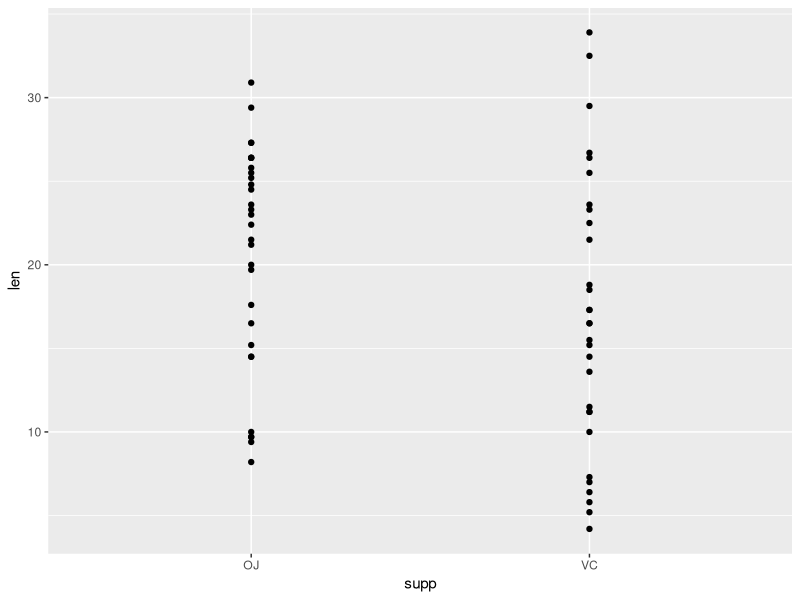
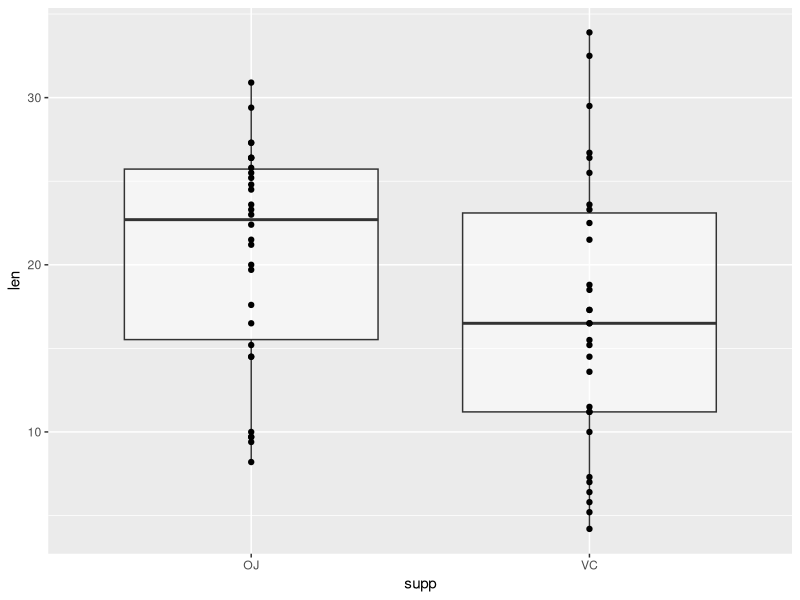
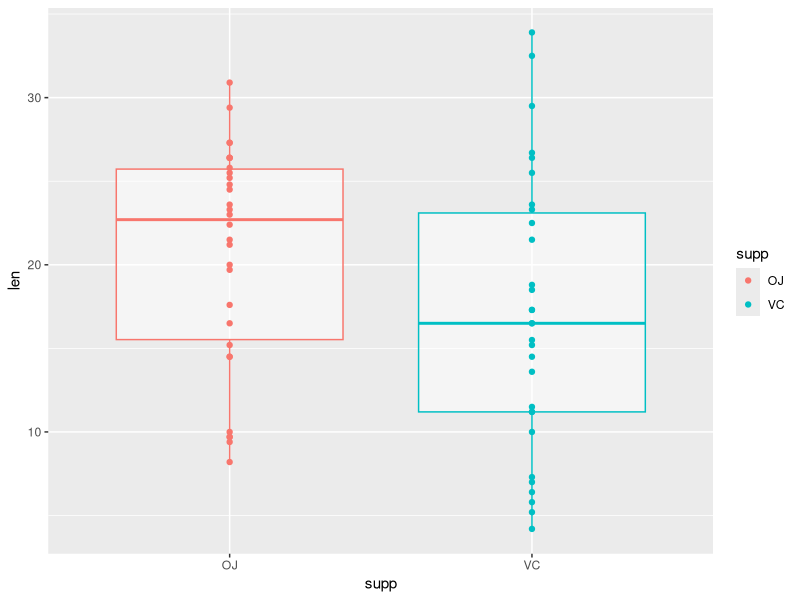
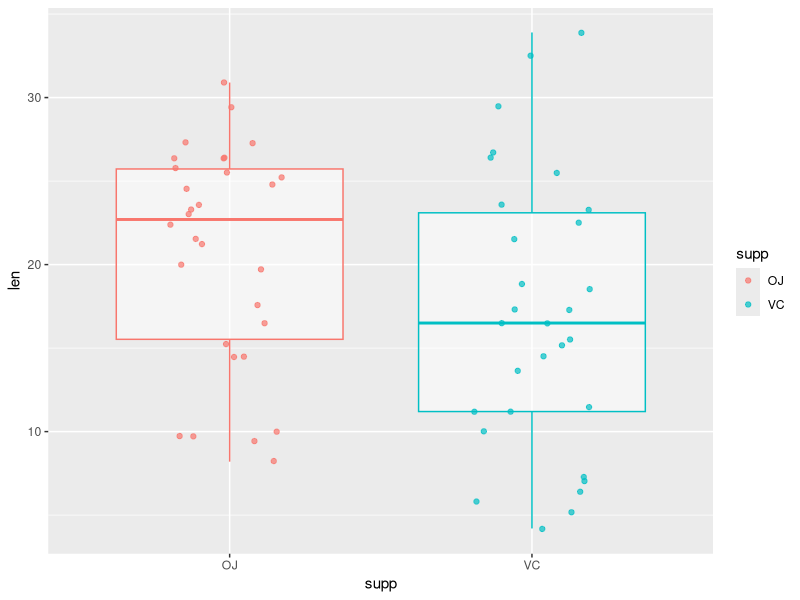
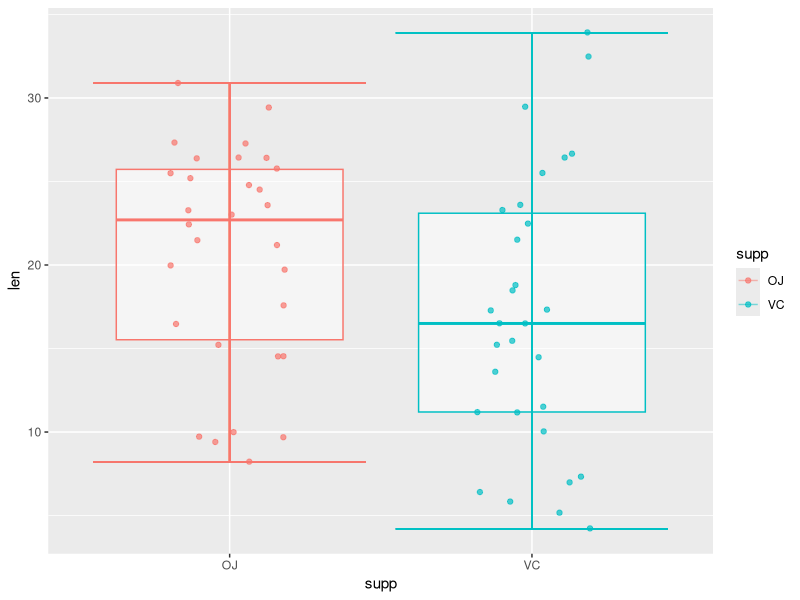
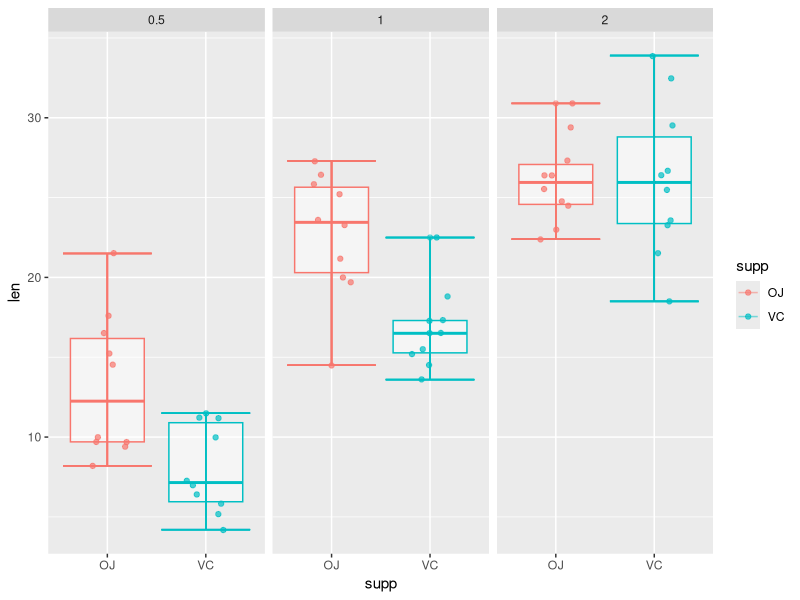
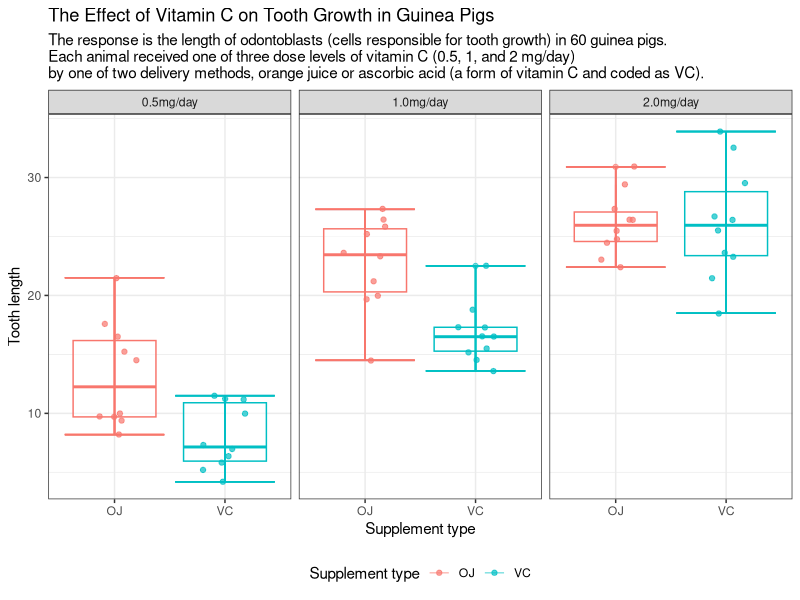

Write R code to recreate these figures, in order.
## ---- chunk 1
graphics.off()
rm(list = ls())
gc()

## ---- chunk 2
version
## ---- chunk 3
library(tidyverse)

## ---- chunk 4
ToothGrowth |> head()
## ---- chunk 5
ToothGrowth |> class()
## ---- chunk 6
ToothGrowth |> dim()
## ---- chunk 7
df <- ToothGrowth
df |> head()
## ---- chunk 8
df |> 
  ggplot(aes(supp, len)) +
  geom_point()
## ---- chunk 9
df |> 
  ggplot(aes(supp, len)) +
  geom_boxplot(alpha = 0.5) +
  geom_point()
## ---- chunk 10
df |> 
  ggplot(aes(supp, len, color = supp)) +
  geom_boxplot(alpha = 0.5, show.legend = FALSE) +
  geom_point()
## ---- chunk 11
df |> 
  ggplot(aes(supp, len, color = supp)) +
  geom_boxplot(alpha = 0.5, show.legend = FALSE) +
  geom_jitter(alpha = 0.7, width = 0.2)
## ---- chunk 12
df1 <- 
  df |> 
  group_by(supp) |> 
  mutate(min = min(len), max = max(len))
## ---- chunk 13
df1 |> 
  ggplot(aes(supp, len, color = supp)) +
  geom_boxplot(alpha = 0.5, show.legend = FALSE) +
  geom_errorbar(aes(ymin = min, ymax = max), alpha = 0.5) +
  geom_jitter(alpha = 0.7, width = 0.2)

## ---- chunk 14
df2 <- 
  df |> 
  group_by(supp, dose) |> 
  mutate(min = min(len), max = max(len))
## ---- chunk 15
df2 |> 
  ggplot(aes(supp, len, color = supp)) +
  geom_boxplot(alpha = 0.5, show.legend = FALSE) +
  geom_errorbar(aes(ymin = min, ymax = max), alpha = 0.5) +
  geom_jitter(alpha = 0.7, width = 0.2) +
  facet_wrap(vars(dose))

## ---- chunk 16
dose_status <- c("0.5" = "0.5mg/day", "1" = "1.0mg/day", "2" = "2.0mg/day")
## ---- chunk 17
df2 |> 
  ggplot(aes(supp, len, color = supp)) +
  geom_boxplot(alpha = 0.5, show.legend = FALSE) +
  geom_errorbar(aes(ymin = min, ymax = max), alpha = 0.5) +
  geom_jitter(alpha = 0.7, width = 0.2) +
  facet_wrap(vars(dose), labeller = labeller(dose = dose_status)) +
  labs(title = "The Effect of Vitamin C on Tooth Growth in Guinea Pigs",
       subtitle = paste0("The response is the length of odontoblasts (cells responsible for tooth growth) in 60 guinea pigs.","\n", 
                         "Each animal received one of three dose levels of vitamin C (0.5, 1, and 2 mg/day)","\n",
                         "by one of two delivery methods, orange juice or ascorbic acid (a form of vitamin C and coded as VC)."),
       x = "Supplement type", y = "Tooth length", color = "Supplement type") +
  theme_bw() + theme(legend.position = "bottom")
## ---- chunk 18
ggsave("nb_005.png")
